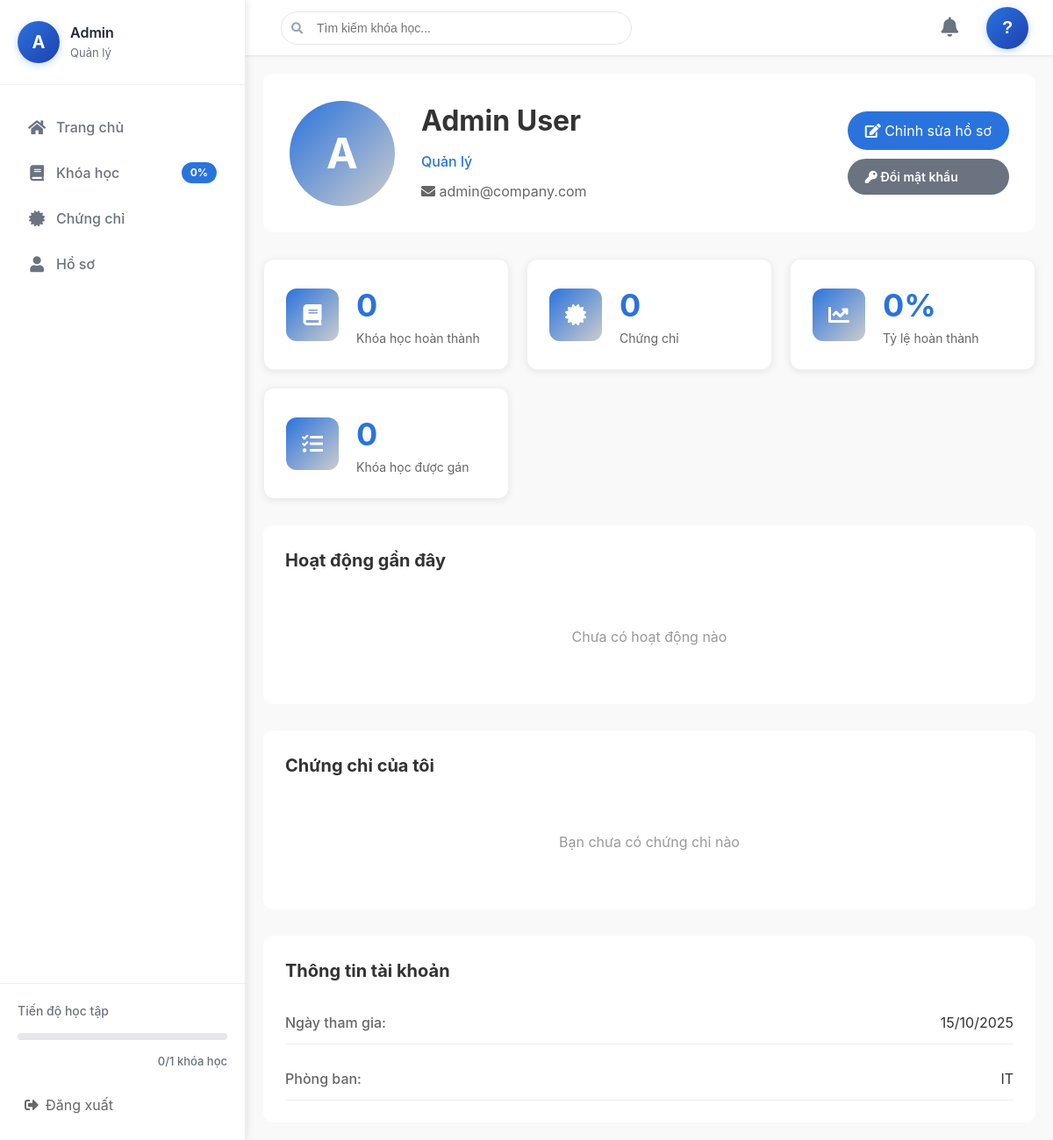
The page /profile (signed in) on the database its author committed.
### tables this page shows
CREATE TABLE IF NOT EXISTS tblTrain_Employee (
    ID INT AUTO_INCREMENT PRIMARY KEY,
    FirstName VARCHAR(100) NOT NULL,
    LastName VARCHAR(100) NOT NULL,
    Email VARCHAR(255) NOT NULL UNIQUE,
    PasswordHash VARCHAR(255) NOT NULL,
    Department VARCHAR(100),
    Position VARCHAR(100),
    PositionID INT,
    Status TINYINT DEFAULT 1,
    LastLoginAt DATETIME DEFAULT NULL,
    LastLoginIP VARCHAR(45),
    CreatedAt DATETIME DEFAULT CURRENT_TIMESTAMP,
    FOREIGN KEY (PositionID) REFERENCES tblTrain_Position(ID),
    INDEX idx_email (Email)
);

### controllers/EmployeeController.php (called while the page is built, shortened)
<?php
require_once __DIR__ . '/../core/Controller.php';
require_once __DIR__ . '/../models/EmployeeModel.php';
require_once __DIR__ . '/../models/CompletionModel.php';
require_once __DIR__ . '/../models/CertificateModel.php';
class EmployeeController extends Controller {
    private $employeeModel;
    private $completionModel;
    private $certificateModel;
    public function __construct() {
        $this->employeeModel = new EmployeeModel();
        $this->completionModel = new CompletionModel();
        $this->certificateModel = new CertificateModel();
    }
    public function profile() {
        $employeeId = $this->checkAuth();
        $employee = $this->employeeModel->findById($employeeId);
        $completionStats = $this->completionModel->getEmployeeCompletionRate($employeeId);
        $certificates = $this->certificateModel->getEmployeeCertificates($employeeId);
        $recentCompletions = $this->completionModel->getRecentCompletions($employeeId, 5);
        $sidebarData = $this->getSidebarData($employeeId);
        $this->render('employee/profile', [
            'employee' => $employee,
            'completionStats' => $completionStats,
            'certificates' => $certificates,
            'recentCompletions' => $recentCompletions,
            'sidebarData' => $sidebarData,
            'pageTitle' => 'Hồ sơ của tôi'
        ]);
    }
    private function getSidebarData($employeeId) {
        $progress = [
            'total_subjects' => 0,
            'completed_subjects' => 0,
            'total_certificates' => 0
        ];
        $stmt = $this->db->prepare("
            SELECT
                COUNT(DISTINCT s.ID) as total_subjects,
                SUM(CASE WHEN
                    EXISTS (
                        SELECT 1
                        FROM " . TBL_EXAM . " e
                        WHERE e.SubjectID = s.ID
                        AND e.EmployeeID = ?
                        AND e.Passed = 1
                    )
                    THEN 1 ELSE 0
                END) as completed_subjects,
                (SELECT COUNT(*)
                 FROM " . TBL_CERTIFICATE . " c
                 WHERE c.EmployeeID = ?
                 AND c.Status = 1) as total_certificates
            FROM " . TBL_SUBJECT . " s
            INNER JOIN " . TBL_ASSIGN . " a ON s.ID = a.SubjectID
            INNER JOIN " . TBL_POSITION . " p ON p.ID = a.PositionID
            WHERE p.ID = (
                SELECT PositionID
                FROM " . TBL_EMPLOYEE . "
                WHERE ID = ?
            )
            AND s.Status = 1
            AND (a.AssignDate <= CURRENT_DATE)
            AND (a.ExpireDate IS NULL OR a.ExpireDate >= CURRENT_DATE)
        ");
        $stmt->execute([$employeeId, $employeeId, $employeeId]);
        $progressResult = $stmt->fetch(PDO::FETCH_ASSOC);
        if ($progressResult) {
            $progress = $progressResult;
        }
        $positionStmt = $this->db->prepare("
            SELECT p.PositionName
            FROM " . TBL_EMPLOYEE . " e
            LEFT JOIN " . TBL_POSITION . " p ON e.PositionID = p.ID
            WHERE e.ID = ?
        ");
        $positionStmt->execute([$employeeId]);
        $position = $positionStmt->fetch(PDO::FETCH_ASSOC);
        return [
            'progress' => $progress,
            'position' => $position['PositionName'] ?? 'Nhân viên'
        ];
    }
}

### models/EmployeeModel.php (called while the page is built, shortened)
<?php
require_once __DIR__ . '/../core/Model.php';
class EmployeeModel extends Model {
    protected $table = 'tbltrain_employee';
    public function findById($id) {
        $sql = "SELECT * FROM {$this->table} WHERE ID = ? LIMIT 1";
        $result = $this->query($sql, [$id]);
        return $result ? $result[0] : null;
    }
}

### core/Model.php (called while the page is built, shortened)
<?php
class Model {
    protected $db;
    public function __construct() {
        $this->db = $GLOBALS['db'];
    }
    protected function query($sql, $params = []) {
        $stmt = $this->db->prepare($sql);
        $stmt->execute($params);
        return $stmt->fetchAll(PDO::FETCH_ASSOC);
    }
}

### models/CompletionModel.php (called while the page is built, shortened)
<?php
class CompletionModel extends Model {
    protected $table = 'tblTrain_Completion';
    public function getEmployeeCompletionRate($employeeId) {
        $sql = "SELECT
                    COUNT(*) as total_subjects,
                    SUM(CASE WHEN Method IN ('video', 'exam', 'manual') THEN 1 ELSE 0 END) as completed_subjects
                FROM {$this->table}
                WHERE EmployeeID = ?";
        $stmt = $this->db->prepare($sql);
        $stmt->execute([$employeeId]);
        $result = $stmt->fetch(PDO::FETCH_ASSOC);
        $total = $result['total_subjects'] ?? 0;
        $completed = $result['completed_subjects'] ?? 0;
        $completionRate = ($total > 0) ? ($completed / $total) * 100 : 0;
        return [
            'completion_rate' => $completionRate,
            'total_completed' => $completed,
            'total_assigned' => $total
        ];
    }
}

### models/CertificateModel.php (called while the page is built, shortened)
<?php
class CertificateModel extends Model {
    protected $table = 'tbltrain_certificate';
    public function getEmployeeCertificates($employeeId) {
        $sql = "SELECT c.*, s.Title as SubjectName
                FROM {$this->table} c
                JOIN tbltrain_subject s ON c.SubjectID = s.ID
                WHERE c.EmployeeID = ? AND c.Status = 1
                ORDER BY c.IssuedAt DESC";
        return $this->query($sql, [$employeeId]);
    }
}

### routes.php (called while the page is built)
<?php
return [
    'GET /login' => 'AuthController@loginForm',
    'POST /login' => 'AuthController@login',
    'GET /logout' => 'AuthController@logout',
    'GET /' => 'DashboardController@index',
    'GET /dashboard' => 'DashboardController@index',
    'GET /subjects' => 'SubjectController@index',
    'GET /subject/:id' => 'SubjectController@detail',
    'GET /exam/:id' => 'ExamController@show',
    'POST /exam/:id/start' => 'ExamController@start',
    'POST /exam/:id/submit' => 'ExamController@submit',
    'POST /exam/check-answer' => 'ExamController@checkAnswer',
    'GET /exam/:id/results' => 'ExamController@results',
    'GET /certificates' => 'CertificateController@index',
    'GET /certificate/:code' => 'CertificateController@show',
    'GET /certificate/:code/download' => 'CertificateController@download',
    'GET /certificate/:code/print' => 'CertificateController@printView',
    'GET /verify/:code' => 'CertificateController@verify',
    'GET /profile' => 'EmployeeController@profile',
    'GET /profile/edit' => 'EmployeeController@editProfile',
    'POST /profile/update' => 'EmployeeController@updateProfile',
    'GET /profile/change-password' => 'EmployeeController@changePasswordForm',
    'POST /profile/change-password' => 'EmployeeController@changePassword',
    'GET /profile/history' => 'EmployeeController@learningHistory',
    'GET /profile/statistics' => 'EmployeeController@statistics',
    'POST /api/lesson/track' => 'SubjectController@trackProgress',
    'POST /api/lesson/complete' => 'SubjectController@complete',
    'GET /api/subject/:id/progress' => 'SubjectController@getProgress',
    'GET /api/notifications' => 'NotificationsController@index',
];

### views/employee/profile.php (the view, shortened to what this page needs)
<div class="profile-container">
    <div class="profile-header">
        <div class="profile-avatar">
            <?= strtoupper(substr($employee['FirstName'], 0, 1)) ?>
        </div>
        <div class="profile-info">
            <h1><?= htmlspecialchars($employee['FirstName'] . ' ' . $employee['LastName']) ?></h1>
            <p class="profile-position"><?= htmlspecialchars($sidebarData['position']) ?></p>
            <p class="profile-email">
                <i class="fas fa-envelope"></i>
                <?= htmlspecialchars($employee['Email']) ?>
            </p>
        </div>
        <div class="profile-actions">
            <a href="<?= BASE_URL ?>/profile/edit" class="btn-primary">
                <i class="fas fa-edit"></i> Chỉnh sửa hồ sơ
            </a>
            <a href="<?= BASE_URL ?>/profile/change-password" class="btn-secondary">
                <i class="fas fa-key"></i> Đổi mật khẩu
            </a>
        </div>
    </div>
    <div class="profile-stats">
        <div class="stat-card">
            <div class="stat-icon">
                <i class="fas fa-book"></i>
            </div>
            <div class="stat-details">
                <div class="stat-value"><?= $completionStats['total_completed'] ?></div>
                <div class="stat-label">Khóa học hoàn thành</div>
            </div>
        </div>
        <div class="stat-card">
            <div class="stat-icon">
                <i class="fas fa-certificate"></i>
            </div>
            <div class="stat-details">
                <div class="stat-value"><?= count($certificates) ?></div>
                <div class="stat-label">Chứng chỉ</div>
            </div>
        </div>
        <div class="stat-card">
            <div class="stat-icon">
                <i class="fas fa-chart-line"></i>
            </div>
            <div class="stat-details">
                <div class="stat-value"><?= round($completionStats['completion_rate']) ?>%</div>
                <div class="stat-label">Tỷ lệ hoàn thành</div>
            </div>
        </div>
        <div class="stat-card">
            <div class="stat-icon">
                <i class="fas fa-tasks"></i>
            </div>
            <div class="stat-details">
                <div class="stat-value"><?= $completionStats['total_assigned'] ?></div>
                <div class="stat-label">Khóa học được gán</div>
            </div>
        </div>
    </div>
    <div class="profile-content">
        <div class="profile-section">
            <h2>Hoạt động gần đây</h2>
            <?php if (empty($recentCompletions)): ?>
                <p class="no-data">Chưa có hoạt động nào</p>
            <?php endif; ?>
        </div>
        <div class="profile-section">
            <h2>Chứng chỉ của tôi</h2>
            <?php if (empty($certificates)): ?>
                <p class="no-data">Bạn chưa có chứng chỉ nào</p>
            <?php endif; ?>
        </div>
    </div>
    <div class="profile-section">
        <h2>Thông tin tài khoản</h2>
        <div class="info-table">
            <div class="info-row">
                <span class="info-label">Ngày tham gia:</span>
                <span class="info-value">
                    <?= date('d/m/Y', strtotime($employee['CreatedAt'])) ?>
                </span>
            </div>
            <?php if (!empty($employee['Department'])): ?>
                <div class="info-row">
                    <span class="info-label">Phòng ban:</span>
                    <span class="info-value">
                        <?= htmlspecialchars($employee['Department']) ?>
                    </span>
                </div>
            <?php endif; ?>
        </div>
    </div>
</div>

### index.php (shortened to what this page needs)
<?php
$requestUri = parse_url($_SERVER['REQUEST_URI'], PHP_URL_PATH);
$baseDir = dirname($_SERVER['SCRIPT_NAME']);
if (strpos($requestUri, $baseDir) === 0) {
    $requestUri = substr($requestUri, strlen($baseDir));
}
$request = '/' . trim($requestUri, '/');
$request = preg_replace('#/+#', '/', $request);
$loginUrl = $baseDir . '/login';
$router = new Router();
try {
    $router->handle($request);
} catch (Exception $e) {
    error_log("Error handling request: " . $e->getMessage());
    error_log("Stack trace: " . $e->getTraceAsString());
    if (!isset($_SESSION['employee_id'])) {
        if ($request === '/login') {
            if (file_exists(BASE_PATH . '/views/login.php')) {
                require_once BASE_PATH . '/views/login.php';
            } else {
                header('Location: ' . $loginUrl);
            }
        } else {
            header('Location: ' . $loginUrl);
        }
        exit;
    }
    if (getenv('APP_ENV') === 'production') {
        require_once BASE_PATH . '/views/error/500.php';
    } else {
        echo '<pre>' . $e->getMessage() . "\n" . $e->getTraceAsString() . '</pre>';
    }
}
class Router {
    private $routes = [];
    public function __construct() {
        $routesFile = BASE_PATH . '/routes.php';
        $this->routes = require $routesFile;
    }
    public function handle($request) {
        $method = $_SERVER['REQUEST_METHOD'];
        foreach ($this->routes as $pattern => $handler) {
            $parts = explode(' ', $pattern, 2);
            list($methodPattern, $pathPattern) = $parts;
            if ($methodPattern !== $method) {
                continue;
            }
            $quotedPath = preg_quote($pathPattern, '#');
            $pathRegex = '#^' . preg_replace('#\\\\:([a-zA-Z0-9_]+)#', '(?P<$1>[^/]+)', $quotedPath) . '$#';
            if (preg_match($pathRegex, $request, $matches)) {
                $params = [];
                list($controller, $action) = explode('@', $handler);
                $instance = new $controller();
                call_user_func_array([$instance, $action], array_values($params));
                return;
            }
        }
    }
}

### views/layout/sidebar.php (shortened to what this page needs)
<aside class="sidebar">
    <?php
    $progress = $sidebarData['progress'] ?? ['total_subjects' => 0, 'completed_subjects' => 0, 'total_certificates' => 0];
    $position = $sidebarData['position'] ?? 'Nhân viên';
    $progressPercent = ($progress['total_subjects'] > 0)
        ? floor(($progress['completed_subjects'] / $progress['total_subjects']) * 100)
        : 0;
    ?>
    <div class="sidebar-header">
        <div class="user-info">
            <div class="avatar">
                <?= !empty($employee['FirstName']) ? strtoupper(substr($employee['FirstName'], 0, 1)) : '?' ?>
            </div>
            <div class="user-details">
                <div class="user-name"><?= htmlspecialchars($employee['FirstName'] ?? 'Unknown User') ?></div>
                <div class="user-position"><?= htmlspecialchars($position) ?></div>
            </div>
        </div>
    </div>
    <nav class="sidebar-nav">
        <a href="<?= BASE_URL ?>/dashboard" class="nav-item <?= $currentPage === 'dashboard' ? 'active' : '' ?>">
            <i class="fas fa-home"></i>
            <span>Trang chủ</span>
        </a>
        <a href="<?= BASE_URL ?>/subjects" class="nav-item <?= $currentPage === 'subjects' ? 'active' : '' ?>">
            <i class="fas fa-book"></i>
            <span>Khóa học</span>
            <?php if ($progress['total_subjects'] > 0): ?>
                <div class="progress-badge">
                    <?= $progressPercent ?>%
                </div>
            <?php endif; ?>
        </a>
        <a href="<?= BASE_URL ?>/certificates" class="nav-item <?= $currentPage === 'certificates' ? 'active' : '' ?>">
            <i class="fas fa-certificate"></i>
            <span>Chứng chỉ</span>
        </a>
        <a href="<?= BASE_URL ?>/profile" class="nav-item <?= $currentPage === 'profile' ? 'active' : '' ?>">
            <i class="fas fa-user"></i>
            <span>Hồ sơ</span>
        </a>
    </nav>
    <div class="sidebar-footer">
        <div class="progress-summary">
            <div class="progress-title">Tiến độ học tập</div>
            <div class="progress-bar">
            </div>
            <div class="progress-stats">
                <?= $progress['completed_subjects'] ?>/<?= $progress['total_subjects'] ?> khóa học
            </div>
        </div>
        <a href="<?= BASE_URL ?>/logout" class="logout-btn">
            <i class="fas fa-sign-out-alt"></i>
            <span>Đăng xuất</span>
        </a>
    </div>
</aside>

### rows shown on the page
tbltrain_employee: FirstName "A", FirstName "Admin", FirstName+LastName "Admin User", Email "admin@company.com", CreatedAt "15/10/2025", Department "IT"

### other values the page prints
$position "Quản lý"
$progressPercent "0"
$progress['completed_subjects'] "0"
$progress['total_subjects'] "1"
$sidebarData['position'] "Quản lý"
$completionStats['total_completed'] "0"
count($certificates) "0"
$completionStats['completion_rate'] "0"
$completionStats['total_assigned'] "0"
